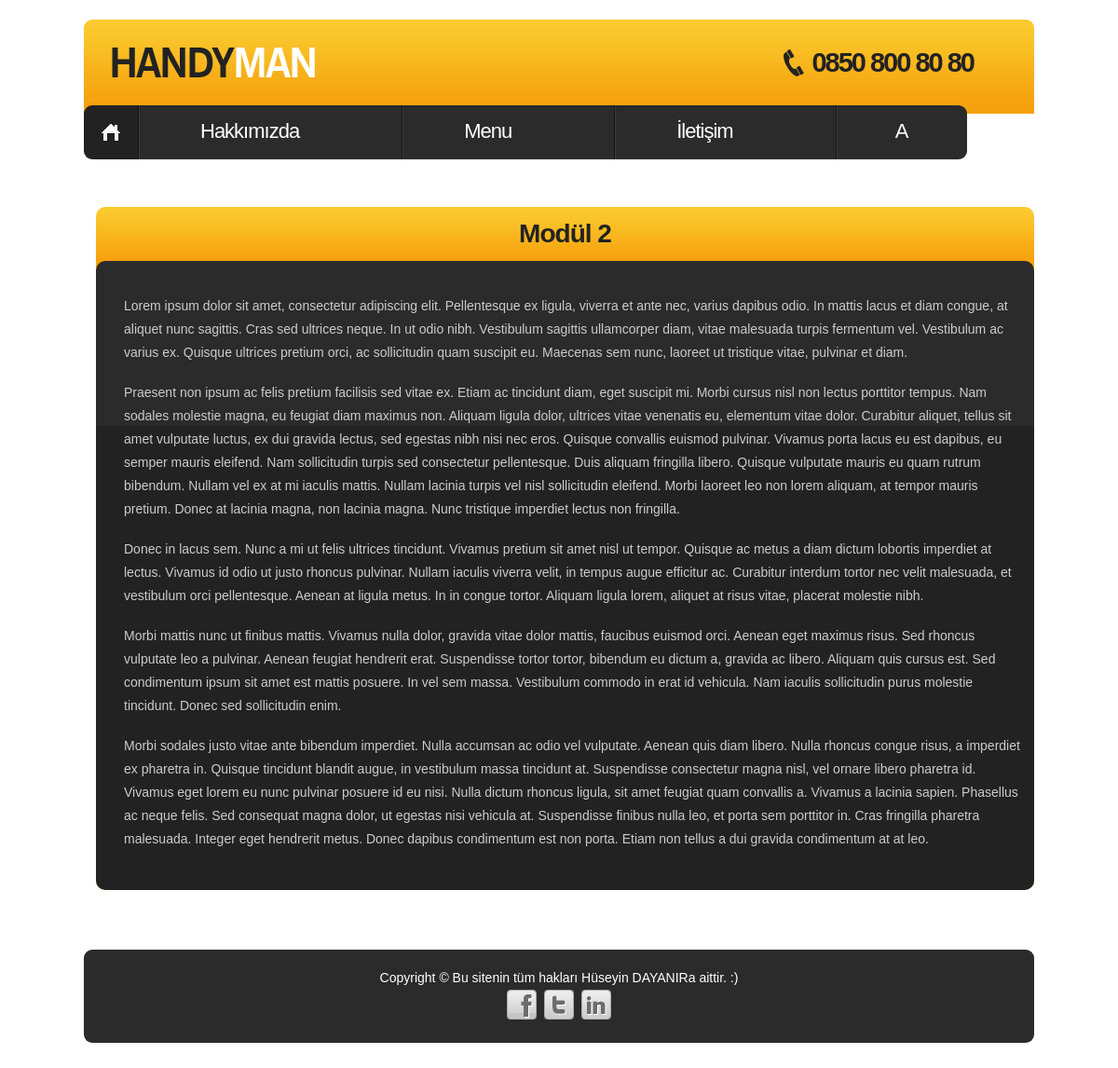
/sayfaDetay.php?sayfa_id=9, run on the app's committed database.
### tables this page shows
CREATE TABLE `ayarlar` (
  `ayar_id` int(11) NOT NULL,
  `ayar_logo` varchar(250) NOT NULL,
  `ayar_telefon` varchar(50) NOT NULL,
  `ayar_title` varchar(100) NOT NULL,
  `ayar_description` varchar(500) NOT NULL,
  `ayar_keywords` varchar(500) NOT NULL,
  `ayar_facebook` varchar(150) NOT NULL,
  `ayar_twitter` varchar(150) NOT NULL,
  `ayar_linkedin` varchar(150) NOT NULL,
  `ayar_footer` varchar(500) NOT NULL,
  `ayar_adres` varchar(500) NOT NULL,
  `ayar_mail` varchar(100) NOT NULL,
  `ayar_fax` varchar(50) NOT NULL,
  `ayar_yedek` varchar(50) NOT NULL
);

CREATE TABLE `menuler` (
  `menu_id` int(11) NOT NULL,
  `menu_ad` varchar(50) NOT NULL,
  `menu_link` varchar(500) NOT NULL,
  `menu_ek` varchar(50) NOT NULL
);

CREATE TABLE `sayfalar` (
  `sayfa_id` int(11) NOT NULL,
  `sayfa_tarih` datetime NOT NULL,
  `sayfa_ad` varchar(100) NOT NULL,
  `sayfa_icerik` text NOT NULL,
  `sayfa_sira` varchar(50) NOT NULL DEFAULT '0',
  `sayfa_anasayfa` enum('0','1') NOT NULL DEFAULT '0'
);

### sayfaDetay.php (the view, shortened to what this page needs)
<?php
include 'header.php';
$sayfa_id=$_GET['sayfa_id'];
$sayfasor =mysqli_query($baglan,"SELECT * FROM sayfalar where sayfa_id='$sayfa_id'");
$sayfacek =mysqli_fetch_assoc($sayfasor);
?>
       <aside>
      <div class="wrapper">
      <div style="padding-left:13px; padding-top:10px;" class="column-6">
          <div class="box">
            <div class="aligncenter">
              <h4><?php echo $sayfacek['sayfa_ad']?></h4>
            </div>
            <div class="box-bg maxheight">
              <div class="padding">
                <p><?php echo $sayfacek['sayfa_icerik']?></p>
              </div>
            </div>
          </div>
        </div>
      </div>
    </aside>
    <section id="content">
      <div class="block"></div>
    </section>
  </div>
</div>
<?php include 'footer.php' ?>

### header.php (shortened to what this page needs)
<?php include 'admin/netting/baglan.php' ?>
<?php
$ayarsor =mysqli_query($baglan,"SELECT * FROM ayarlar");
$ayarcek =mysqli_fetch_assoc($ayarsor);
?>
<!DOCTYPE html>
<html lang="en">
<head>
<link rel="stylesheet" href="css/reset.css" type="text/css" media="screen">
<link rel="stylesheet" href="css/styles.css" type="text/css" media="screen">
<link rel="stylesheet" href="css/layout.css" type="text/css" media="screen">
</head>
<body id="page1">
<div class="extra">
  <div class="main">
    <header>
      <div class="indent">
        <div class="row-top">
          <div class="wrapper">
            <img style="margin-top:30px; margin-left:30px;" src="<?php echo $ayarcek['ayar_logo'];?>" alt="">
            <strong class="support"><?php echo $ayarcek['ayar_telefon'];?></strong> </div>
        </div>
        <nav>
        <ul class="menu">
            <li><a class="active" href="index.php">Home</a></li>
            <?php
              $menusor =mysqli_query($baglan,"SELECT * FROM menuler");
              $menusay = mysqli_num_rows($menusor);
              $say=0;
              while ( $menucek =mysqli_fetch_assoc($menusor) ){ $say++;?>
                <li class="<?php
                  if($menusay == $say){
                    echo "last";
                  }
                ?>"><a href="<?php echo $menucek['menu_link']?>"><?php echo $menucek['menu_ad']?></a></li>
            <?php }
        ?>
          </ul>
        </nav>
      </div>
    </header>

### footer.php (shortened to what this page needs)
<footer>
  <div class="main">
    <div class="footer-bg">
    <?php echo $ayarcek['ayar_footer'];?>
    <ul class="list-services">
        <li><a class="tooltips" href="<?php echo $ayarcek['ayar_facebook'];?>"  target="_blank"></a></li>
        <li class="item-1"><a class="tooltips" href="<?php echo $ayarcek['ayar_twitter'];?>"  target="_blank"></a></li>
        <li class="item-2"><a class="tooltips" href="<?php echo $ayarcek['ayar_linkedin'];?>"  target="_blank"></a></li>
      </ul>
    </div>
  </div>
</footer>
</body>
</html>

### css/styles.css (style rules this page uses)
article, aside, audio, canvas, command, datalist, details, embed, figcaption, figure, footer, header, hgroup, keygen, meter, nav, output, progress, section, source, video { display:block }
html { width:100% }
body { font-family:Arial, Helvetica, sans-serif; font-size:100%; color:#222; min-width:1020px; background:#fff }
.main { width:1020px; padding:0; margin:0 auto; font-size:0.875em; line-height:1.785em }
a { color:#f6a20e; outline:none }
.wrapper { width:100%; overflow:hidden; position:relative }
p { margin-bottom:18px }
.aligncenter { text-align:center }
.indent { padding:21px 0 0; position:relative; overflow:hidden }
.menu li a, .link, .button, .button-2, h1 a { text-decoration:none }
header { width:100%; position:relative; z-index:2; }
.row-top { width:100%; min-height:101px; background:url(../images/row-top-tail.gif) left top repeat-x #f6a20e; border-radius:9px 9px 0 0; -moz-border-radius:9px 9px 0 0; -webkit-border-radius:9px 9px 0 0; position:relative; overflow:hidden; z-index:1; }
.support { display:block; font-size:29px; line-height:1.2em; padding:29px 65px 0 30px; letter-spacing:-2px; background:url(../images/pic-1.png) 0 32px no-repeat; float:right; }
.menu { padding:0 0 0 0; width:100%; margin-top:-9px; position:relative; z-index:2; }
.menu li { float:left; position:relative; padding-right:2px; background:url(../images/menu-spacer.gif) right top repeat-y; }
.menu li.last { background:none; padding:0 }
.menu li a { display:block; font-size:22px; font-weight:400; line-height:2em; padding:6px 110px 8px 65px; color:#fff; text-transform:capitalize; letter-spacing:-1px; background:#2b2b2b; }
.menu li:first-child a { padding:6px 0 8px; width:58px; text-indent:-9999px; background:url(../images/menu-home-icon.png) center center no-repeat #2b2b2b; border-radius:9px 0 0 9px; -moz-border-radius:9px 0 0 9px; -webkit-border-radius:9px 0 0 9px; }
.menu li.last a { padding:6px 64px 8px 62px; border-radius:0 9px 9px 0; -moz-border-radius:0 9px 9px 0; -webkit-border-radius:0 9px 9px 0; }
.menu li a.active, .menu > li > a:hover { background-color:#222 }
aside { width:100%; padding:21px 0; }
#content { width:100%; padding:20px 0; position:relative; z-index:1; }
h4 { font-size:28px; line-height:58px; color:#222; letter-spacing:-1px; }
.box { width:100%; color:#ccc; background:url(../images/box-title-tail.gif) left top repeat-x #f6a20e; border-radius:10px; -moz-border-radius:10px; -webkit-border-radius:10px; }
.box .padding { padding:25px 10px 0 30px }
.box-bg { width:100%; padding-bottom:24px; background:url(../images/box-tail.gif) left top repeat-x #222; border-radius:10px; -moz-border-radius:10px; -webkit-border-radius:10px; }
footer { width:100%; height:132px; color:#fff; text-align:center; position:relative; overflow:hidden; z-index:9; }
.footer-bg { width:100%; padding:18px 0 25px; background:#2b2b2b; border-radius:9px; -moz-border-radius:9px; -webkit-border-radius:9px; }
.list-services { padding:0; width:112px; margin:0 auto; overflow:hidden; }
.list-services li { float:left; padding:0 0 0 8px; }
.list-services li:first-child { padding:0 }
.list-services li a { display:block; width:32px; height:32px; text-indent:-9999px; background:url(../images/social-icons.png) 0 0 no-repeat; }
.list-services li.item-1 a { background-position:-40px 0 }
.list-services li.item-2 a { background-position:-80px 0 }
.block { height:132px }
.extra { min-height:100%; height:auto !important; height:100%; margin: 0 auto -132px; position:relative; overflow:hidden; }
html, body { height:100% }

### css/layout.css (style rules this page uses)
#page1 .indent { padding:21px 0 20px }
#page1 #content { padding:10px 0 33px }
#page1 .box .padding { padding:18px 10px 0 30px }

### data on the page
ayarlar: ayar_logo (picture), ayar_telefon "0850 800 80 80", ayar_footer "Copyright © Bu sitenin tüm hakları Hüseyin DAYANIRa aittir. :)"
menuler: menu_ad "Hakkımızda"
menuler: menu_ad "Menu"
menuler: menu_ad "İletişim"
menuler: menu_ad "A"
sayfalar: sayfa_ad "Modül 2", sayfa_icerik "Lorem ipsum dolor sit amet, consectetur adipiscing elit. Pellentesque ex ligula, viverra et ante nec, varius dapibus odio. In mattis lacus et diam congue, at aliquet nunc sagittis. Cras sed ultrices neque. In ut odio nibh. Vestibulum sagittis ullamcorper diam, vitae malesuada turpis fermentum vel. Vestibulum ac varius ex. Quisque ultrices pretium orci, ac sollicitudin quam suscipit eu. Maecenas sem nunc, laoreet ut tristique vitae, pulvinar et diam. Praesent non ipsum ac felis pretium facilisis sed vitae ex. Etiam ac tincidunt diam, eget suscipit mi. Morbi cursus nisl non lectus porttitor tempus. Nam sodales molestie magna, eu feugiat diam maximus non. Aliquam ligula dolor, ultrices vitae…"
